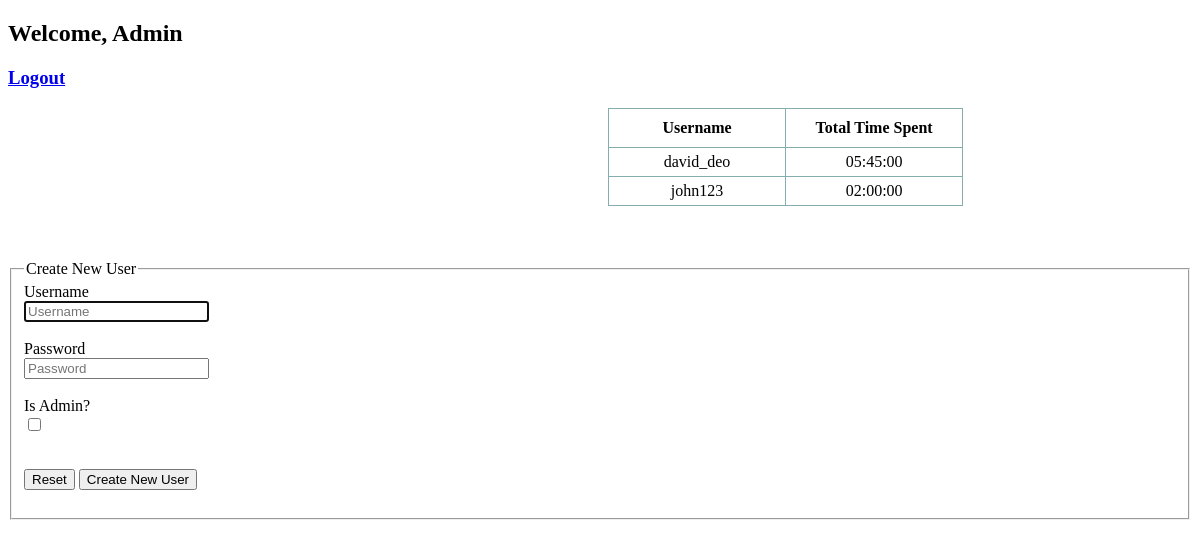
The page /tracker/time_tracker/admin.php (signed in) on the database its author committed.
### tables this page shows
CREATE TABLE IF NOT EXISTS `users` (
  `user_id` int(11) NOT NULL AUTO_INCREMENT,
  `username` varchar(15) NOT NULL,
  `password` varchar(256) NOT NULL,
  `is_admin` tinyint(1) NOT NULL,
  PRIMARY KEY (`user_id`)
);

### tracker/time_tracker/admin.php (the view, shortened to what this page needs)
<?php include_once('header.php');
      include_once('connection.php');
        $array = [];
        $sql = "SELECT user_id FROM users WHERE is_admin=0";
        $result = $connection->query($sql);
        if($result->num_rows > 0){
            $i = 0;
            while($row = $result->fetch_assoc()){
                $array[$i] = $row['user_id'];
                $i+=1;
            }
        }
?>
<h2>Welcome, Admin</h2>
<a href="logout.php"><h3>Logout</h3></a>
<div>
    <table id="userLogTable" style="width: 30%;margin-left: 600px;">
        <thead>
        <th>Username</th>
        <th>Total Time Spent</th>
        </thead>
        <?php if(!empty($array)){
            foreach($array as $id){
                $sql = "SELECT TIME (sum(stop_time - start_time)) as total FROM user_data WHERE user_id = $id";
                $result = $connection->query($sql);
                $row = $result->fetch_assoc();
                $query = "SELECT username FROM users WHERE user_id = $id";
                $r = $connection->query($query);
                $answer = $r->fetch_assoc();
                if(!empty($row['total'])){
                    echo "<tbody><tr><td>";
                    echo $answer['username'];
                    echo "</td><td>";
                    echo $row['total'];
                    echo "</td></tr></tbody>";
                }
                else{
                    echo "<tbody><tr><td>";
                    echo $answer['username'];
                    echo "</td><td>00:00:00</td></tr></tbody>";
                }
            }
        }
        ?>
    </table>
</div>
<br/><br/><br/>
<form onsubmit="return submitUserData();">
<fieldset>
    <legend>Create New User</legend>
    <div>
        <label>Username</label>
        <div>
            <input type="text" id="username" placeholder="Username" required autofocus minlength="6" maxlength="15">
        </div>
    </div><br/>
    <div>
        <label>Password</label>
        <div>
            <input type="password" id="password" placeholder="Password" required maxlength="15" pattern="(?=.*\d)(?=.*[a-z])(?=.*[A-Z]).{8,}" title="Must contain at least one number and one uppercase and lowercase letter, and at least 8 or more characters">
        </div>
    </div><br/>
    <div>
        <label>Is Admin?</label>
        <div>
            <input type="checkbox" id="isAdmin">
        </div>
    </div><br/>
    <div>
        <div>
            <button type="reset">Reset</button>
            <button type="submit">Create New User</button>
        </div>
    </div>
    <br/>
</fieldset>
</form>

### tracker/time_tracker/header.php (style rules this page uses)
table { width: 50%; margin-left:400px; table-layout: fixed; }
table, th, td { border: 1px solid #85adad; border-collapse: collapse; text-align: center; }
th { padding:10px; }
td { padding: 5px; word-wrap: break-word; }

### rows shown on the page
users: username "david_deo", total "05:45:00"
users: username "john123", total "02:00:00"
